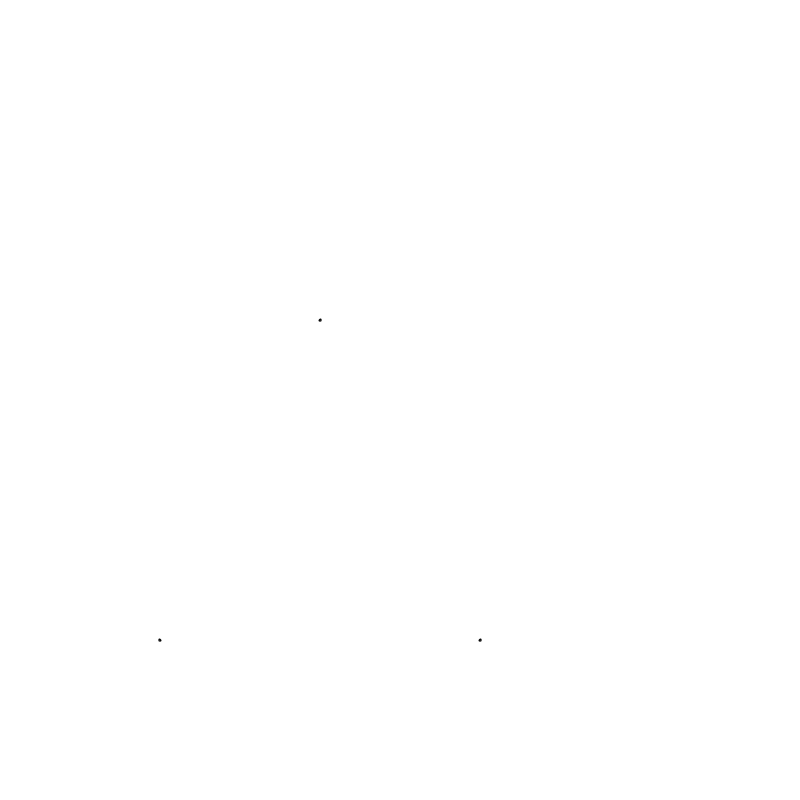
Frame 1 (no input)
Frame 60 (the mouse pressed at the canvas centre just before this capture): identical to frame 1, image omitted
Frame 120 (the mouse held since frame 60 and released just before this capture): identical to frame 1, image omitted

The Processing sketch that drew this single still picture (run headless with seeded random() and noise(); from frame 60 on, the mouse is pressed at the canvas centre):

// Processing sketch: SketcherSim
// ── SketcherSim.pde
//goal: operate exactly how the arduino code would operate and show a visual of what the robot would do
//input: motor velocity and turning ticks
//output: visual data of the pen moving and leaving a path behind it
//my computer screen is 2560(w)*1600(h)px
//every px is 0.5mm 
int screenWidth = 800; //400 mm
int screenHeight = 800; //400 mm
float motorLeftX = 0; //motors are assumed to be at height 0 mm
float motorRightX = screenWidth;
float penX, penY; //coords of the pen
float penSize = 1; //diameter of the pen

//functions:
//pos finder: from the given belt lengths, convert them into penX and penY coords - check
//interface: draws the pen pos as a circle leaving a trail and lines connecting it to the motors (corners)
//runner: feed the belt lengths accounting for drawing patterns over time (this function should be in a different program)

float[] LengthsToCoords(float leftBelt, float rightBelt){
  //think of the belts and the top width as sides of a triangle
  //use the law of cosines to find theta
  float theta = acos((pow(leftBelt,2)+pow(screenWidth,2)-pow(rightBelt,2))/(2*leftBelt*screenWidth)); //law of cosines
  float x = cos(theta)*leftBelt; //since cos(theta) = x/leftBelt
  float y = sin(theta)*leftBelt;
  float[] coords = {x,y};
  return coords;
}

float[] pathList = {sqrt(17)*160, 4*sqrt(2)*160, 5*160, sqrt(20)*160, sqrt(8)*160,sqrt(13)*160}; //a triangle testing path

void settings(){
  size(screenWidth, screenHeight);
}

void setup(){
  background(255);
  strokeWeight(2);
  textSize(14);
  fill(0);
  for (int i = 0; i < pathList.length; i+=2){
    float leftBelt = pathList[i];
    float rightBelt = pathList[i+1];
    float[] penCoords = LengthsToCoords(leftBelt, rightBelt);
    ellipse(penCoords[0],penCoords[1],penSize,penSize);
    println("Coordinates of the pen: " + str(penCoords[0])+", "+str(penCoords[1]));
  }
}

void draw(){
}
